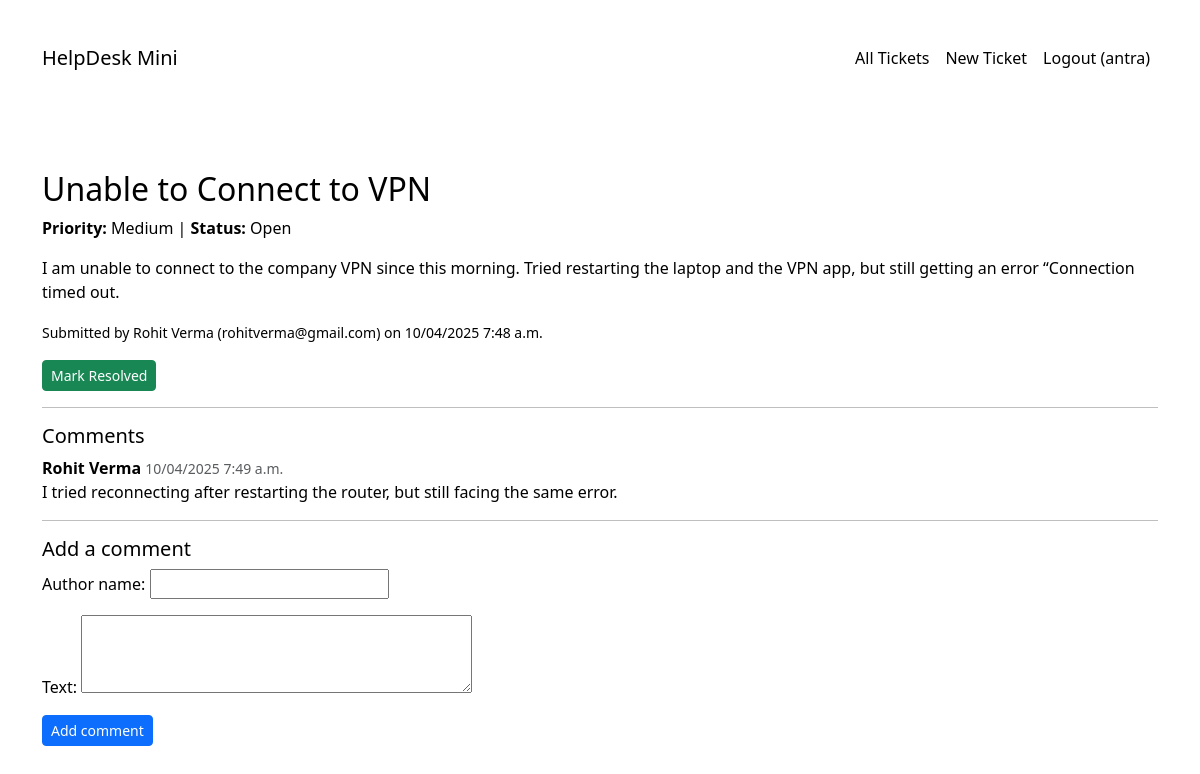
/ticket/2/ (signed in), run on the app's committed database.
### core/models.py (models this page shows, shortened)
class Ticket(models.Model):
    STATUS_CHOICES = [
        ('open', 'Open'),
        ('in_progress', 'In Progress'),
        ('resolved', 'Resolved'),
    ]
    PRIORITY_CHOICES = [
        ('low', 'Low'),
        ('medium', 'Medium'),
        ('high', 'High'),
    ]
    title = models.CharField(max_length=200)
    description = models.TextField()
    name = models.CharField(max_length=100)
    email = models.EmailField()
    status = models.CharField(max_length=20, choices=STATUS_CHOICES, default='open')
    priority = models.CharField(max_length=10, choices=PRIORITY_CHOICES, default='medium')
    created_at = models.DateTimeField(auto_now_add=True)
    due_by = models.DateTimeField(null=True, blank=True)
    @property
    def is_overdue(self):
        return self.status != 'resolved' and self.due_by and timezone.now() > self.due_by

class Comment(models.Model):
    ticket = models.ForeignKey(Ticket, on_delete=models.CASCADE, related_name='comments')
    author_name = models.CharField(max_length=100)
    text = models.TextField()
    created_at = models.DateTimeField(auto_now_add=True)

### core/views.py (the view, shortened to what this page needs)
# urls.py: path('ticket/<int:pk>/', views.ticket_detail, name='ticket_detail'),
def ticket_detail(request, pk):
    ticket = get_object_or_404(Ticket, pk=pk)
    comment_form = CommentForm()
    return render(request, 'ticket_detail.html', {'ticket': ticket, 'comment_form': comment_form})

### core/forms.py
class CommentForm(forms.ModelForm):
    class Meta:
        model = Comment
        fields = ['author_name', 'text']
        widgets = {
            'text': forms.Textarea(attrs={'rows': 3})
        }

### core/templates/ticket_detail.html (shortened to what this page needs)
{% extends 'base.html' %}
{% block body_class %}tickets-bg{% endblock %}
{% block content %}
<h2>{{ ticket.title }}</h2>
<p><strong>Priority:</strong> {{ ticket.get_priority_display }} |
   <strong>Status:</strong> {{ ticket.get_status_display }}</p>
<p>{{ ticket.description|linebreaks }}</p>
<p><small>Submitted by {{ ticket.name }} ({{ ticket.email }}) on {{ ticket.created_at|date:"SHORT_DATETIME_FORMAT" }}</small></p>
{% if ticket.status != 'resolved' %}
  <a href="{% url 'ticket_resolve' ticket.pk %}" class="btn btn-success btn-sm">Mark Resolved</a>
{% endif %}
<hr>
<h5>Comments</h5>
{% for c in ticket.comments.all %}
  <div class="mb-2">
    <strong>{{ c.author_name }}</strong> <small class="text-muted">{{ c.created_at|date:"SHORT_DATETIME_FORMAT" }}</small>
    <div>{{ c.text|linebreaks }}</div>
  </div>
{% empty %}
  <p>No comments yet.</p>
{% endfor %}
<hr>
<h5>Add a comment</h5>
<form method="post">
  {{ comment_form.as_p }}
  <button type="submit" name="add_comment" class="btn btn-primary btn-sm">Add comment</button>
</form>
{% endblock %}

### core/templates/base.html (shortened to what this page needs)
<!doctype html>
<html lang="en">
<head>
  <link href="https://cdn.jsdelivr.net/npm/bootstrap@5.3.2/dist/css/bootstrap.min.css" rel="stylesheet">
</head>
<body class="{% block body_class %}{% endblock %}">
<nav class="navbar navbar-expand-lg mb-4" style="background-color: rgba(255,255,255,0.8)">
  <div class="container">
    <a class="navbar-brand" href="{% url 'ticket_list' %}">HelpDesk Mini</a>
    <div class="collapse navbar-collapse" id="navbarNav">
      <ul class="navbar-nav ms-auto">
        <li class="nav-item">
          <a class="nav-link" href="{% url 'ticket_list' %}">All Tickets</a>
        </li>
        {% if user.is_authenticated %}
          <li class="nav-item">
            <a class="nav-link" href="{% url 'ticket_create' %}">New Ticket</a>
          </li>
          <li class="nav-item">
            <a class="nav-link" href="{% url 'logout' %}">Logout ({{ user.username }})</a>
          </li>
        {% endif %}
      </ul>
    </div>
  </div>
</nav>
<div class="container">
  {% block content %}{% endblock %}
</div>
</body>
</html>

### core/templates/base.html (style rules this page uses)
body.tickets-bg { background: url('https://images.unsplash.com/photo-1497493292307-31c376b6e479?auto=format&fit=crop&w=1470&q=80') no-repeat center center fixed; background-size: cover; color: black; }
body.tickets-bg .navbar-nav .nav-link, body.tickets-bg .navbar-brand { color: black !important; }
.container { padding-top: 30px; padding-bottom: 30px; }

### data on the page
Ticket: title "Unable to Connect to VPN", priority "Medium", status "Open", description "I am unable to connect to the company VPN since this morning. Tried restarting the laptop and the VPN app, but still getting an error “Connection timed out.", name "Rohit Verma", email "rohitverma@gmail.com", created_at "10/04/2025 7:48 a.m."
Comment: author_name "Rohit Verma", created_at "10/04/2025 7:49 a.m.", text "I tried reconnecting after restarting the router, but still facing the same error."

### other printed values
{{ user.username }} "antra"
